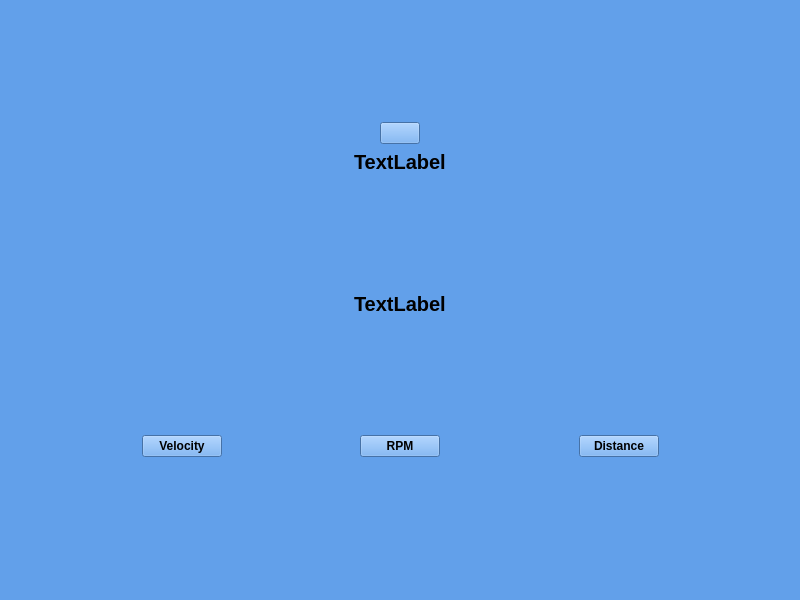
<?xml version="1.0" encoding="UTF-8"?>
<ui version="4.0">
 <class>MainWindow</class>
 <widget class="QMainWindow" name="MainWindow">
  <property name="geometry">
   <rect>
    <x>0</x>
    <y>0</y>
    <width>800</width>
    <height>600</height>
   </rect>
  </property>
  <property name="windowTitle">
   <string>MainWindow</string>
  </property>
  <property name="styleSheet">
   <string notr="true">background-color: rgb(98, 160, 234);</string>
  </property>
  <widget class="QWidget" name="centralwidget">
   <layout class="QVBoxLayout" name="verticalLayout">
    <item>
     <spacer name="verticalSpacer_3">
      <property name="orientation">
       <enum>Qt::Vertical</enum>
      </property>
      <property name="sizeHint" stdset="0">
       <size>
        <width>20</width>
        <height>40</height>
       </size>
      </property>
     </spacer>
    </item>
    <item alignment="Qt::AlignHCenter">
     <widget class="QPushButton" name="logo">
      <property name="icon">
       <iconset resource="image.qrc">
        <normaloff>:/images/logo.jpg</normaloff>:/images/logo.jpg</iconset>
      </property>
      <property name="iconSize">
       <size>
        <width>124</width>
        <height>124</height>
       </size>
      </property>
     </widget>
    </item>
    <item alignment="Qt::AlignHCenter">
     <widget class="QLabel" name="label">
      <property name="font">
       <font>
        <pointsize>15</pointsize>
        <bold>true</bold>
       </font>
      </property>
      <property name="text">
       <string>TextLabel</string>
      </property>
     </widget>
    </item>
    <item>
     <spacer name="verticalSpacer_4">
      <property name="orientation">
       <enum>Qt::Vertical</enum>
      </property>
      <property name="sizeHint" stdset="0">
       <size>
        <width>20</width>
        <height>20</height>
       </size>
      </property>
     </spacer>
    </item>
    <item alignment="Qt::AlignHCenter">
     <widget class="QLabel" name="label_2">
      <property name="font">
       <font>
        <pointsize>15</pointsize>
        <bold>true</bold>
       </font>
      </property>
      <property name="text">
       <string>TextLabel</string>
      </property>
     </widget>
    </item>
    <item>
     <spacer name="verticalSpacer_2">
      <property name="orientation">
       <enum>Qt::Vertical</enum>
      </property>
      <property name="sizeHint" stdset="0">
       <size>
        <width>20</width>
        <height>40</height>
       </size>
      </property>
     </spacer>
    </item>
    <item>
     <layout class="QHBoxLayout" name="horizontalLayout_2">
      <item>
       <spacer name="horizontalSpacer">
        <property name="orientation">
         <enum>Qt::Horizontal</enum>
        </property>
        <property name="sizeHint" stdset="0">
         <size>
          <width>40</width>
          <height>20</height>
         </size>
        </property>
       </spacer>
      </item>
      <item>
       <widget class="QPushButton" name="pushButton">
        <property name="font">
         <font>
          <bold>true</bold>
         </font>
        </property>
        <property name="text">
         <string>Velocity</string>
        </property>
       </widget>
      </item>
      <item>
       <spacer name="horizontalSpacer_2">
        <property name="orientation">
         <enum>Qt::Horizontal</enum>
        </property>
        <property name="sizeHint" stdset="0">
         <size>
          <width>40</width>
          <height>20</height>
         </size>
        </property>
       </spacer>
      </item>
      <item>
       <widget class="QPushButton" name="pushButton_2">
        <property name="font">
         <font>
          <bold>true</bold>
         </font>
        </property>
        <property name="text">
         <string>RPM</string>
        </property>
       </widget>
      </item>
      <item>
       <spacer name="horizontalSpacer_3">
        <property name="orientation">
         <enum>Qt::Horizontal</enum>
        </property>
        <property name="sizeHint" stdset="0">
         <size>
          <width>40</width>
          <height>20</height>
         </size>
        </property>
       </spacer>
      </item>
      <item>
       <widget class="QPushButton" name="pushButton_3">
        <property name="font">
         <font>
          <bold>true</bold>
         </font>
        </property>
        <property name="text">
         <string>Distance</string>
        </property>
       </widget>
      </item>
      <item>
       <spacer name="horizontalSpacer_4">
        <property name="orientation">
         <enum>Qt::Horizontal</enum>
        </property>
        <property name="sizeHint" stdset="0">
         <size>
          <width>40</width>
          <height>20</height>
         </size>
        </property>
       </spacer>
      </item>
     </layout>
    </item>
    <item>
     <spacer name="verticalSpacer">
      <property name="orientation">
       <enum>Qt::Vertical</enum>
      </property>
      <property name="sizeHint" stdset="0">
       <size>
        <width>20</width>
        <height>40</height>
       </size>
      </property>
     </spacer>
    </item>
   </layout>
  </widget>
  <widget class="QMenuBar" name="menubar">
   <property name="geometry">
    <rect>
     <x>0</x>
     <y>0</y>
     <width>800</width>
     <height>22</height>
    </rect>
   </property>
  </widget>
  <widget class="QStatusBar" name="statusbar"/>
 </widget>
 <resources>
  <include location="image.qrc"/>
 </resources>
 <connections/>
</ui>
